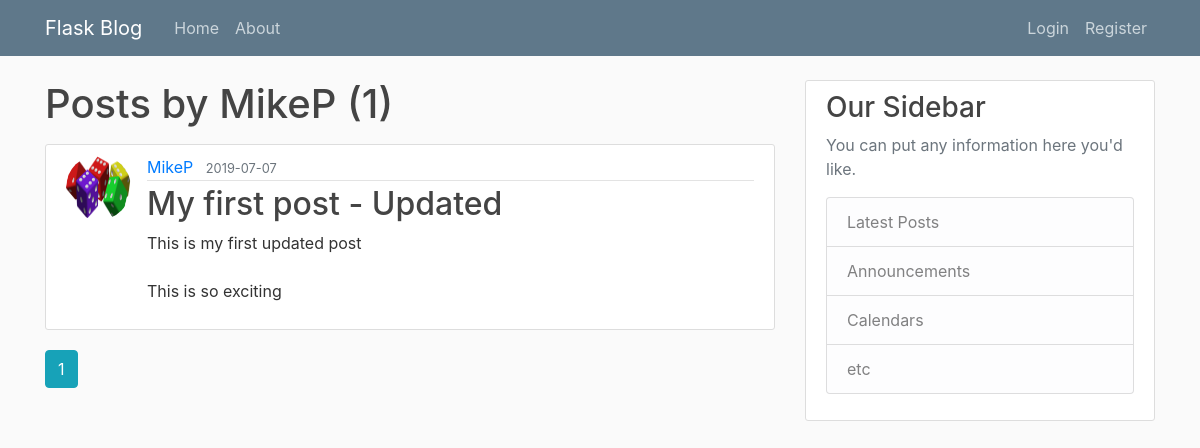
The page /user/MikeP on the database as committed earlier.
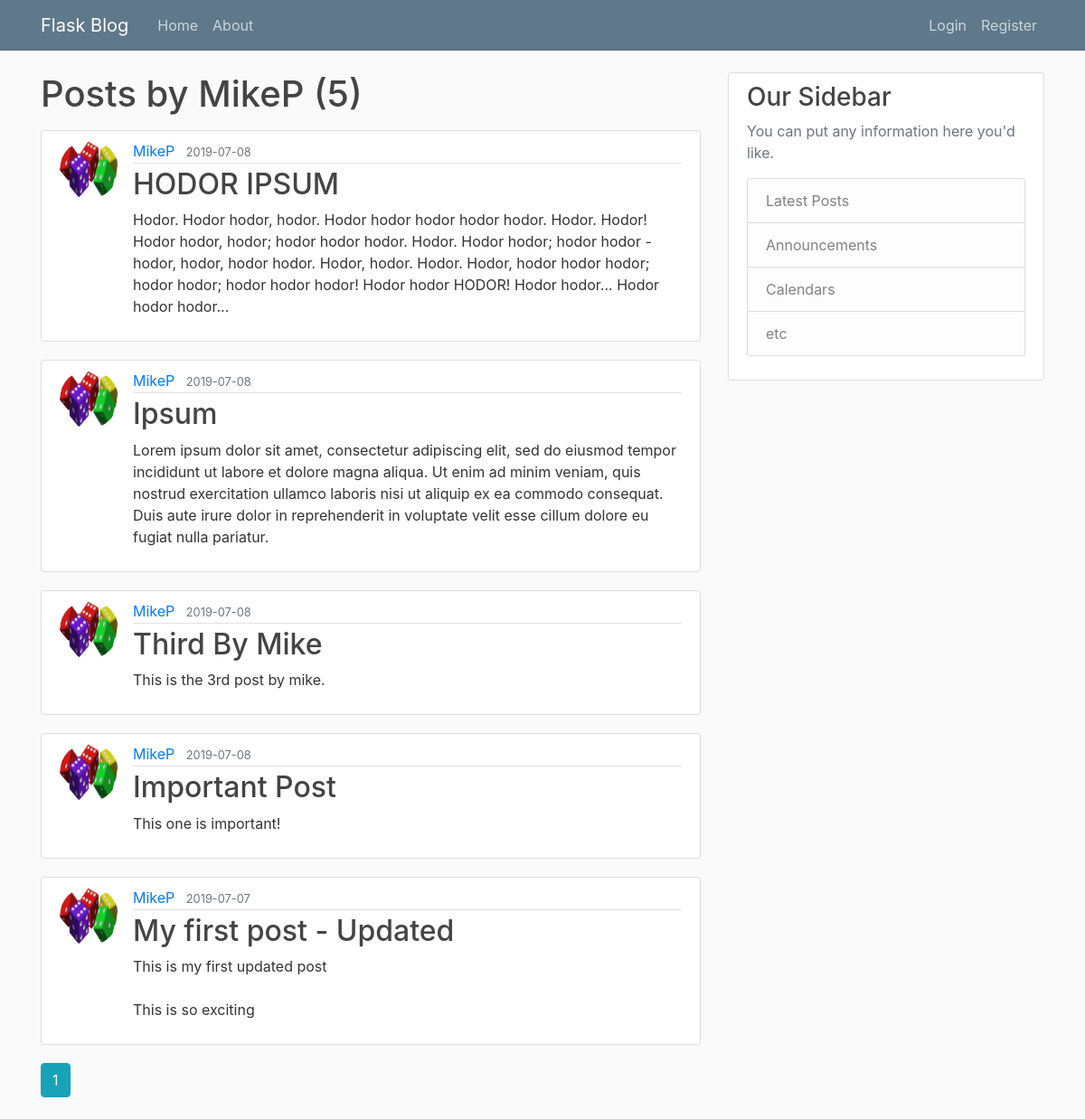
The same page on the database as committed later.
### flaskblog/models.py (models this page shows, shortened)
class User(db.Model, UserMixin):
    id = db.Column(db.Integer, primary_key=True)
    username = db.Column(db.String(20), unique=True, nullable=False)
    email = db.Column(db.String(120), unique=True, nullable=False)
    image_file = db.Column(db.String(20), nullable=False, default='default.jpg')
    password = db.Column(db.String(60), nullable=False)
    posts = db.relationship('Post', backref='author', lazy=True)

class Post(db.Model):
    id = db.Column(db.Integer, primary_key=True)
    title = db.Column(db.String(100), nullable=False)
    date_posted = db.Column(db.DateTime, nullable=False, default=datetime.utcnow)
    content = db.Column(db.Text, nullable=False)
    user_id = db.Column(db.Integer, db.ForeignKey('user.id'), nullable=False)

### flaskblog/routes.py (the view)
@app.route("/user/<string:username>")
def user_posts(username):
    page = request.args.get('page', 1, type=int)
    user = User.query.filter_by(username=username).first_or_404()
    posts = Post.query.filter_by(author=user)\
        .order_by(Post.date_posted.desc())\
        .paginate(page=page, per_page=5)
    return render_template('user_posts.html', posts=posts, user=user)

### flaskblog/templates/user_posts.html (shortened to what this page needs)
{% extends "layout.html" %}
{% block content %}
    <h1 class="mb-3">Posts by {{ user.username }} ({{ posts.total }})</h1>
    {% for post in posts.items %}
        <article class="media content-section">
            <img class="rounded-circle article-img" src="{{ url_for('static', filename='profile_pics/' + post.author.image_file)}}">
            <div class="media-body">
                <div class="article-metadata">
                    <a class="mr-2" href="{{ url_for('user_posts', username=post.author.username) }}">{{ post.author.username }}</a>
                    <small class="text-muted">{{ post.date_posted.strftime('%Y-%m-%d') }}</small>
                </div>
                <h2><a class="article-title" href="{{ url_for('post', post_id=post.id)}}">{{ post.title }}</a></h2>
                <p class="article-content">{{ post.content }}</p>
            </div>
        </article>
    {% endfor %}
    {% for page_num in posts.iter_pages(left_edge=1, right_edge=1, left_current=1, right_current=2) %}
        {% if page_num %}
            {% if posts.page == page_num %}
                <a class="btn btn-info mb-4" href="{{ url_for('user_posts', username=user.username, page=page_num) }}">{{ page_num }}</a>
            {% else %}
                <a class="btn btn-outline-info mb-4" href="{{ url_for('user_posts', username=user.username, page=page_num) }}">{{ page_num }}</a>
            {% endif %}
        {% endif %}
    {% endfor %}
{% endblock content%}

### flaskblog/templates/layout.html (shortened to what this page needs)
<!DOCTYPE html>
<html lang="en">
<head>
    <link rel="stylesheet" href="https://stackpath.bootstrapcdn.com/bootstrap/4.3.1/css/bootstrap.min.css"
>
    <link rel="stylesheet" type="text/css" href="{{ url_for('static', filename='main.css') }}">
</head>
<body>
    <header class="site-header">
        <nav class="navbar navbar-expand-md navbar-dark bg-steel fixed-top">
            <div class="container">
                <a class="navbar-brand mr-4" href="/">Flask Blog</a>
                <div class="collapse navbar-collapse" id="navbarToggle">
                    <div class="navbar-nav mr-auto">
                        <a class="nav-item nav-link" href="{{ url_for('home') }}">Home</a>
                        <a class="nav-item nav-link" href="{{ url_for('about') }}">About</a>
                    </div>
                    <div class="navbar-nav">
                        {% if current_user.is_authenticated %}
                        <a class="nav-item nav-link" href="{{ url_for('new_post') }}">New Post</a>
                        <a class="nav-item nav-link" href="{{ url_for('account') }}">Account</a>
                        <a class="nav-item nav-link" href="{{ url_for('logout') }}">Logout</a>
                        {% else %}
                        <a class="nav-item nav-link" href="{{ url_for('login') }}">Login</a>
                        <a class="nav-item nav-link" href="{{ url_for('register') }}">Register</a>
                        {% endif %}
                    </div>
                </div>
            </div>
        </nav>
    </header>
    <main role="main" class="container">
        <div class="row">
            <div class="col-md-8">
                {% block content %}{% endblock %}
            </div>
            <div class="col-md-4">
                <div class="content-section">
                    <h3>Our Sidebar</h3>
                    <p class='text-muted'>You can put any information here you'd like.
                        <ul class="list-group">
                            <li class="list-group-item list-group-item-light">Latest Posts</li>
                            <li class="list-group-item list-group-item-light">Announcements</li>
                            <li class="list-group-item list-group-item-light">Calendars</li>
                            <li class="list-group-item list-group-item-light">etc</li>
                        </ul>
                    </p>
                </div>
            </div>
        </div>
    </main>
</body>
</html>

### flaskblog/static/main.css (style rules this page uses)
body { background: #fafafa; color: #333333; margin-top: 5rem; }
h1, h2, h3, h4, h5, h6 { color: #444444; }
.bg-steel { background-color: #5f788a; }
.site-header .navbar-nav .nav-link { color: #cbd5db; }
.content-section { background: #ffffff; padding: 10px 20px; border: 1px solid #dddddd; border-radius: 3px; margin-bottom: 20px; }
.article-title { color: #444444; }
.article-content { white-space: pre-line; }
.article-img { height: 65px; width: 65px; margin-right: 16px; }
.article-metadata { padding-bottom: 1px; margin-bottom: 4px; border-bottom: 1px solid #e3e3e3 }

Rows that differ between the two databases and show on the page:
added Post: image_file (picture), author.username "MikeP", date_posted "2019-07-08", title "HODOR IPSUM", content "Hodor. Hodor hodor, hodor. Hodor hodor hodor hodor hodor. Hodor. Hodor! Hodor hodor, hodor; hodor hodor hodor. Hodor. Hodor hodor; hodor hodor - hodor, hodor, hodor hodor. Hodor, hodor. Hodor. Hodor, hodor hodor hodor; hodor hodor; hodor hodor hodor! Hodor hodor HODOR! Hodor hodor... Hodor hodor hodor..."
added Post: image_file (picture), author.username "MikeP", date_posted "2019-07-08", title "Ipsum", content "Lorem ipsum dolor sit amet, consectetur adipiscing elit, sed do eiusmod tempor incididunt ut labore et dolore magna aliqua. Ut enim ad minim veniam, quis nostrud exercitation ullamco laboris nisi ut aliquip ex ea commodo consequat. Duis aute irure dolor in reprehenderit in voluptate velit esse cillum dolore eu fugiat nulla pariatur."
added Post: image_file (picture), author.username "MikeP", date_posted "2019-07-08", title "Third By Mike", content "This is the 3rd post by mike."
added Post: image_file (picture), author.username "MikeP", date_posted "2019-07-08", title "Important Post", content "This one is important!"
Other text that changed with them:
{{ posts.total }}: "1" → "5"
